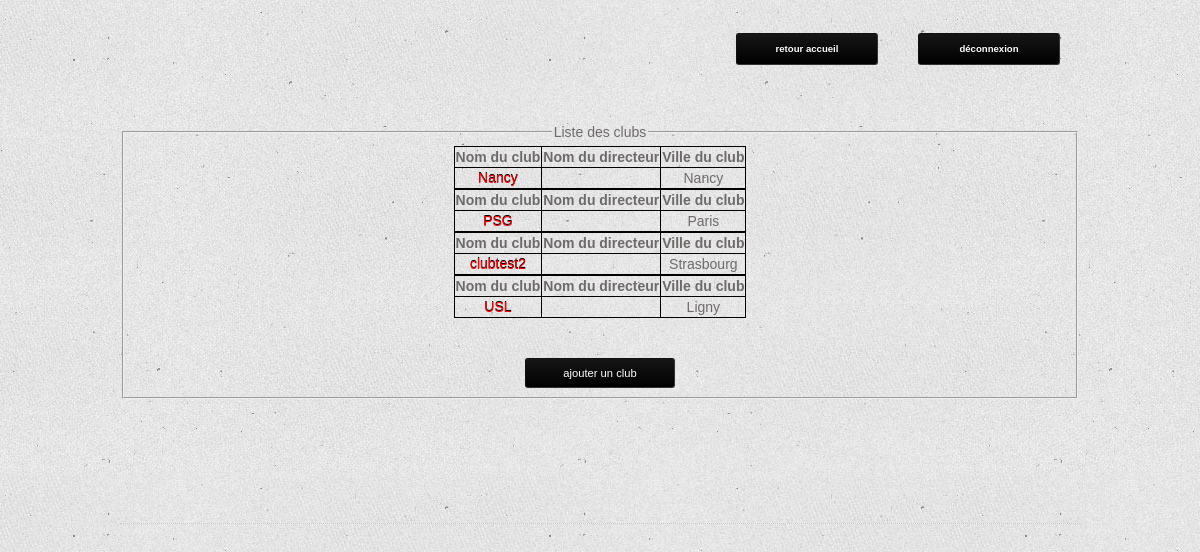
The app's page /index.php?uc=GestionAdmin&action=VoirClubs (signed in), older data.
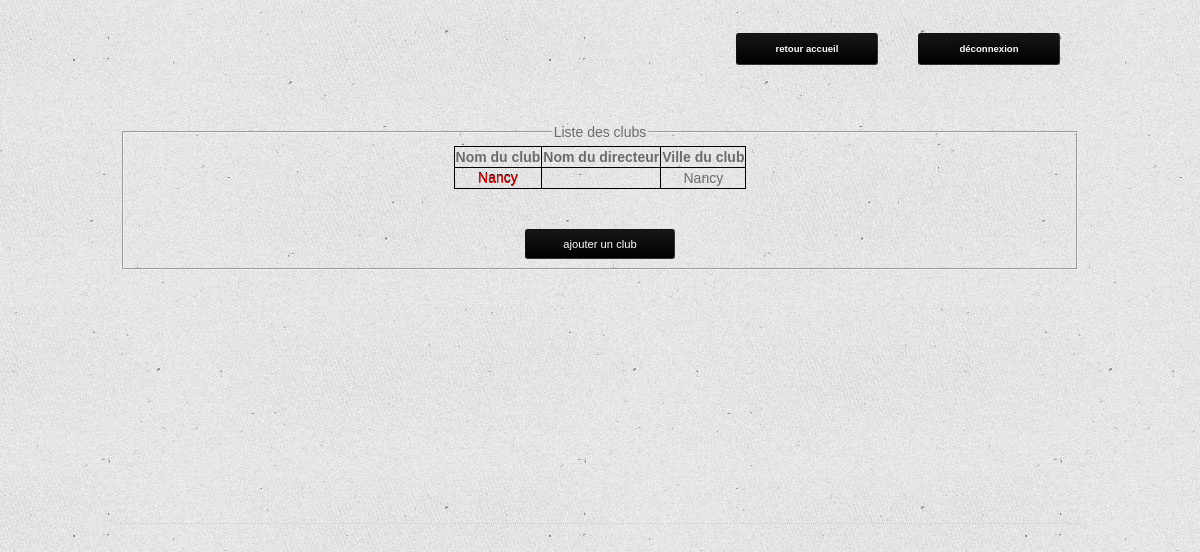
The same page, newer data.
### tables this page shows
CREATE TABLE IF NOT EXISTS `clubs` (
  `idc` int(11) NOT NULL AUTO_INCREMENT,
  `nom` varchar(50) NOT NULL,
  `ville` varchar(50) NOT NULL,
  `nomdirigeant` varchar(50) NOT NULL,
  PRIMARY KEY (`idc`)
);

### util/class.pdofff.inc.php (called while the page is built, shortened)
<?php
class Pdofff
{
    private static $serveur='mysql:host=localhost';
    private static $bdd='dbname=ggiroud-ppe1';
    private static $user='root' ;
    private static $mdp='' ;
    private static $monPdo;
    private static $monPdofff = null;
    private function __construct()
    {
        Pdofff::$monPdo = new PDO(Pdofff::$serveur.';'.Pdofff::$bdd, Pdofff::$user, Pdofff::$mdp);
        Pdofff::$monPdo->query("SET CHARACTER SET utf8");
    }
    public  static function getPdofff()
    {
        if(Pdofff::$monPdofff == null)
        {
            Pdofff::$monPdofff= new Pdofff();
        }
        return Pdofff::$monPdofff;
    }
    public function getLesClubs()
    {
        $req = "select * from clubs";
        $res = Pdofff::$monPdo->query($req);
        $lesClubs = $res->fetchAll();
        return $lesClubs;
    }
}

### vues/v_clubs.php (the view, shortened to what this page needs)
<fieldset>
	       <legend>Liste des clubs</legend>
<?php
foreach($LesClubs as $unClub)
{
    $idc = $unClub['idc'];
    $club = $unClub['nom'];
    $nomDirecteur = $unClub['nomDirecteur'];
    $ville = $unClub['ville'];
    ?>
    <center>
        <table border=1>
        	<tr>
        	    <th>Nom du club</th>
        	    <th>Nom du directeur</th>
        	    <th>Ville du club</th>
            </tr>
            <tr>
            			<td><center><a href=index.php?uc=GestionAdmin&club=<?php echo $idc ?>&action=FicheClub><?php echo $club ?> <span> Cliquer ici pour modifier ou supprimer</span>   </a></center></td>
                		<td><center><?php echo $nomDirecteur ?></center></td>
                		<td><center><?php echo $ville ?></center></td>
            </tr>
        </table>
    </center>
<?php
}
?>
<a href=index.php?uc=GestionAdmin&action=AjouterClub><input type='button' id="trigger"value='Ajouter un Club' /></a>

### vues/v_entete.php (shortened to what this page needs)
<!DOCTYPE html PUBLIC "-//W3C//DTD XHTML 1.0 Transitional//EN" "http://www.w3.org/TR/xhtml1/DTD/xhtml1-transitional.dtd">
<html xmlns="http://www.w3.org/1999/xhtml">
<head>
    <link href="util/style.css" rel="stylesheet" type="text/css" />
</head>

### vues/v_bandeau.php
<body>
<div id="colonneCentre">
    <div id="header">
        <div id="logo">
        </div>
        <div id="nav">
            <ul class="lavaLamp" id="menu">
                <?php  if (isset($_SESSION['admin'])){
                            echo "<li><a class='active' id='trigger3' href='index.php?uc=accueil'>Retour accueil</a></li>";
                            echo "<li><a id='trigger3' href=\"index.php?uc=GestionAdmin&action=deconnexion\">Déconnexion</a></li>";
                      }?>
            </ul>
        </div>
    </div>
    <div id="contenu">

### index.php (shortened to what this page needs)
<?php
require_once("util/class.pdofff.inc.php");
include("vues/v_entete.php") ;
include("vues/v_bandeau.php") ;
if(!isset($_REQUEST['uc']))
    $uc = 'GestionAdmin';
else
    $uc = $_REQUEST['uc'];
$pdo = Pdofff::getPdofff();
switch($uc)
{
    case 'GestionAdmin' :
    {include("controleurs/c_GestionAdmin.php");break;}
}
include("vues/v_pied.php") ;

### controleurs/c_GestionAdmin.php (shortened to what this page needs)
<?php
if (isset($_REQUEST['action'])){
    $action = $_REQUEST['action'];
} else {
    $action = 'connexion';
}
switch($action){
    case 'VoirClubs':
        $LesClubs = $pdo->getLesClubs();
        include("vues/v_clubs.php");
        break;
}

### vues/v_pied.php
</div>
<div id="footer">
</div>
</body>
</html>

### util/style.css (style rules this page uses)
body { background-color:#efede5; color:#6e6a6a; text-align:center; font-family: Arial, Helvetica, sans-serif; line-height: 18px; font-size:14px; margin-left: 0px; margin-top: 0px; margin-right: 0px; margin-bottom: 0px; background-image: url(../images/bg.jpg); background-repeat: #; }
a { text-decoration:none; color:#FF0000; }
#colonneCentre { width:960px; text-align:center; margin:0 auto; }
#header { margin:0 0 40px 0; padding:0; width:960px; height:83px; background:#; float:left; }
#logo { margin:25px 0 0 10px; padding:0; width:199px; height:34px; background:#; float:left; }
#contenu { min-height: 400px; width:960px; clear:both; }
#footer { width:100%; background-color:#efede5; margin: 0 auto; clear: both; text-align: center; border-top: #c6c7c1; border-top-width: 1px; border-top-style:dotted; }
#nav { margin-top:33px; padding:0; float:right; }
#nav ul { padding:0; margin:0; width:auto; list-style: none; height:30px; position: relative; float:right; }
#nav li { list-style:none; float:left; text-align:center; padding:0; font:bold 12px Century Gothic, sans-serif; line-height:30px; }
#nav .lavaLamp li a { z-index: 10; display: block; float: left; height: 30px; position: relative; overflow: hidden; margin: auto 20px; color:#FFFFFF; }
#nav .lavaLamp li .active { z-index: 10; display: block; float: left; height: 30px; position: relative; overflow: hidden; margin: auto 20px; color:#FFFFFF; }
#nav a:link { color:#464833; text-decoration:none; }
#trigger { background: #000000; background: -moz-linear-gradient(top, #161616 0%, #000000 100%); background: -webkit-linear-gradient(top, #161616 0%,#000000 100%); border-left:1px solid #111; border-top:1px solid #111; border-right:1px solid #333; border-bottom:1px solid #333; font-family: Verdana, Geneva, sans-serif; font-size: 0.8em; text-decoration: none; text-transform: lowercase; text-align: center; color: #fff; padding: 0px; border-radius: 3px; display: block; margin: 0 auto; height: 30px; margin-top: 40px; width: 150px; }
#trigger3 { background: #000000; background: -moz-linear-gradient(top, #161616 0%, #000000 100%); background: -webkit-linear-gradient(top, #161616 0%,#000000 100%); border-left:1px solid #111; border-top:1px solid #111; border-right:1px solid #333; border-bottom:1px solid #333; font-family: Verdana, Geneva, sans-serif; font-size: 0.8em; text-decoration: none; text-transform: lowercase; text-align: center; color: #fff; padding: 0px; border-radius: 3px; display: block; margin: 60px auto; width: 140px; }

### vues/v_clubs.php (style rules this page uses)
table,th,td { border:1px solid black; border-collapse:collapse; }
a { color:red; text-shadow:0 -1px 0 black; }

Row changes from the older to the newer data that the page shows:
removed clubs: nom "PSG", ville "Paris"
removed clubs: nom "clubtest2", ville "Strasbourg"
removed clubs: nom "USL", ville "Ligny"
